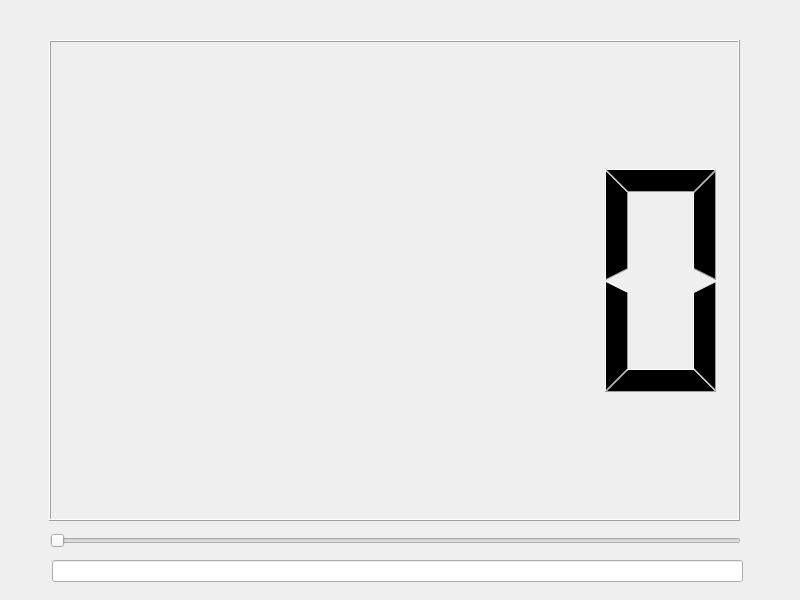
<?xml version="1.0" encoding="UTF-8"?>
<ui version="4.0">
 <class>MyWidget</class>
 <widget class="QWidget" name="MyWidget">
  <property name="geometry">
   <rect>
    <x>0</x>
    <y>0</y>
    <width>800</width>
    <height>600</height>
   </rect>
  </property>
  <property name="windowTitle">
   <string>MyWindow</string>
  </property>
  <widget class="QWidget" name="verticalLayoutWidget">
   <property name="geometry">
    <rect>
     <x>49</x>
     <y>40</y>
     <width>691</width>
     <height>481</height>
    </rect>
   </property>
   <layout class="QVBoxLayout" name="mainLayout">
    <item>
     <widget class="QLCDNumber" name="lcd">
      <property name="mode">
       <enum>QLCDNumber::Mode::Hex</enum>
      </property>
     </widget>
    </item>
   </layout>
  </widget>
  <widget class="QSlider" name="s">
   <property name="geometry">
    <rect>
     <x>50</x>
     <y>530</y>
     <width>691</width>
     <height>22</height>
    </rect>
   </property>
   <property name="maximum">
    <number>255</number>
   </property>
   <property name="orientation">
    <enum>Qt::Orientation::Horizontal</enum>
   </property>
  </widget>
  <widget class="QLineEdit" name="lineEdit">
   <property name="geometry">
    <rect>
     <x>52</x>
     <y>560</y>
     <width>691</width>
     <height>22</height>
    </rect>
   </property>
  </widget>
 </widget>
 <resources/>
 <connections>
  <connection>
   <sender>s</sender>
   <signal>valueChanged(int)</signal>
   <receiver>lcd</receiver>
   <slot>display(int)</slot>
   <hints>
    <hint type="sourcelabel">
     <x>395</x>
     <y>540</y>
    </hint>
    <hint type="destinationlabel">
     <x>394</x>
     <y>280</y>
    </hint>
   </hints>
  </connection>
  <connection>
   <sender>MyWidget</sender>
   <signal>signal1()</signal>
   <receiver>MyWidget</receiver>
   <slot>slot1()</slot>
   <hints>
    <hint type="sourcelabel">
     <x>637</x>
     <y>571</y>
    </hint>
    <hint type="destinationlabel">
     <x>679</x>
     <y>569</y>
    </hint>
   </hints>
  </connection>
 </connections>
 <slots>
  <signal>signal1()</signal>
  <slot>slot1()</slot>
 </slots>
</ui>
